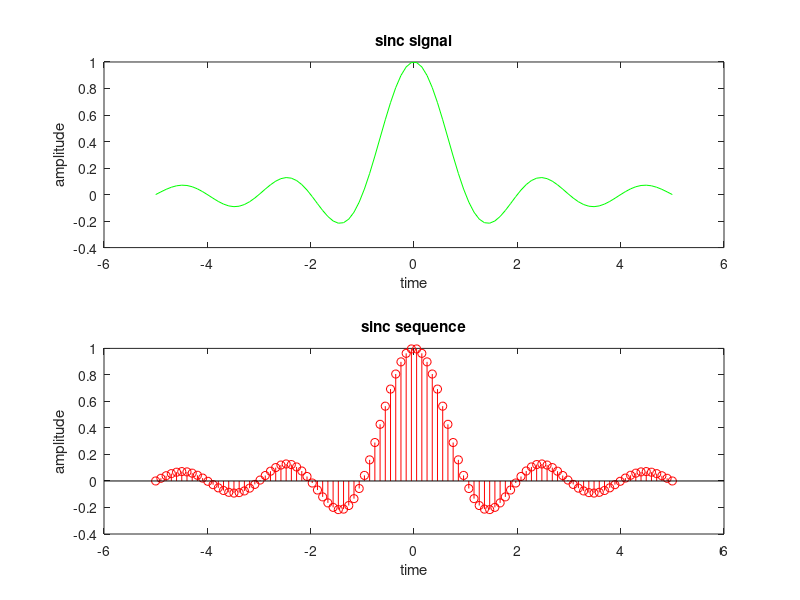

This figure's MATLAB source:
clc;
clear all;
close all;
t=linspace(-5,5);
x=sinc(t);
subplot(2,1,1);
plot(t,x,'g');
xlabel('time');
ylabel('amplitude');
title('sinc signal');
subplot(2,1,2);
stem(t,x,'r');
xlabel('time');
ylabel('amplitude');
title('sinc sequence');